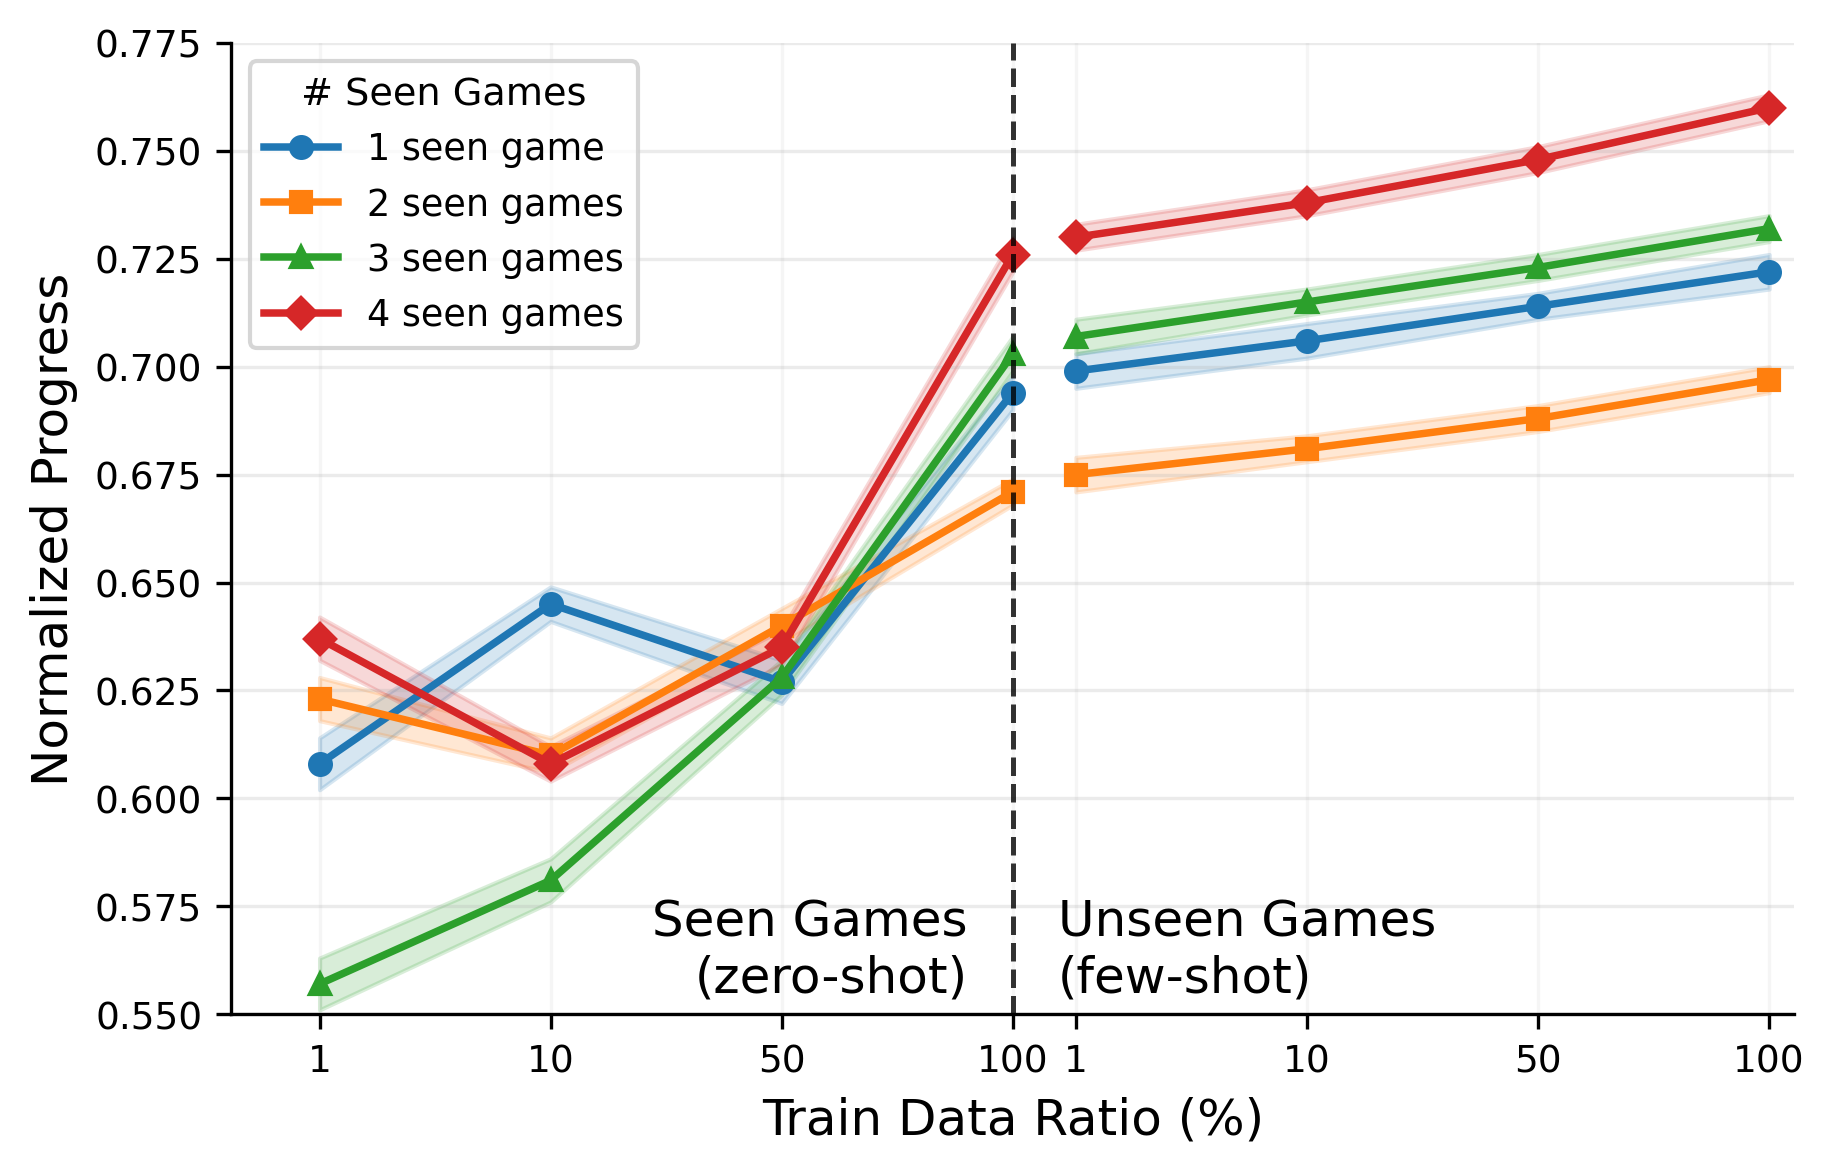

Recreate this plot in Python.
import matplotlib.pyplot as plt
import numpy as np

# Equal-width left/right layout
# Left: Seen Games (zero-shot)
# Right: Unseen Games (few-shot)
x_seen = np.array([-2.75, -1.8333333333, -0.9166666667, 0.0])
x_unseen = np.array([0.25, 1.1666666667, 2.0833333333, 3.0])
x_all = np.concatenate([x_seen, x_unseen])

tick_labels = ["1", "10", "50", "100", "1", "10", "50", "100"]

# Dummy mean/std values over 5 seeds
data = {
    "1 seen game": {
        "seen_mean":   np.array([0.608, 0.645, 0.627, 0.694]),
        "unseen_mean": np.array([0.699, 0.706, 0.714, 0.722]),
        "seen_std":    np.array([0.006, 0.004, 0.005, 0.004]),
        "unseen_std":  np.array([0.004, 0.004, 0.003, 0.004]),
        "marker": "o",
    },
    "2 seen games": {
        "seen_mean":   np.array([0.623, 0.610, 0.640, 0.671]),
        "unseen_mean": np.array([0.675, 0.681, 0.688, 0.697]),
        "seen_std":    np.array([0.005, 0.004, 0.004, 0.003]),
        "unseen_std":  np.array([0.004, 0.003, 0.003, 0.003]),
        "marker": "s",
    },
    "3 seen games": {
        "seen_mean":   np.array([0.557, 0.581, 0.628, 0.703]),
        "unseen_mean": np.array([0.707, 0.715, 0.723, 0.732]),
        "seen_std":    np.array([0.006, 0.005, 0.004, 0.004]),
        "unseen_std":  np.array([0.004, 0.003, 0.003, 0.003]),
        "marker": "^",
    },
    "4 seen games": {
        "seen_mean":   np.array([0.637, 0.608, 0.635, 0.726]),
        "unseen_mean": np.array([0.730, 0.738, 0.748, 0.760]),
        "seen_std":    np.array([0.005, 0.004, 0.004, 0.004]),
        "unseen_std":  np.array([0.003, 0.003, 0.003, 0.003]),
        "marker": "D",
    },
}

fig, ax = plt.subplots(figsize=(6.0, 3.8), constrained_layout=True)

for label, cfg in data.items():
    # Left: seen games
    line, = ax.plot(
        x_seen,
        cfg["seen_mean"],
        marker=cfg["marker"],
        linewidth=1.8,
        markersize=5.0,
        label=label,
    )
    color = line.get_color()

    ax.fill_between(
        x_seen,
        cfg["seen_mean"] - cfg["seen_std"],
        cfg["seen_mean"] + cfg["seen_std"],
        color=color,
        alpha=0.18,
    )

    # Right: unseen games, same color
    ax.plot(
        x_unseen,
        cfg["unseen_mean"],
        marker=cfg["marker"],
        linewidth=1.8,
        markersize=5.0,
        color=color,
    )

    ax.fill_between(
        x_unseen,
        cfg["unseen_mean"] - cfg["unseen_std"],
        cfg["unseen_mean"] + cfg["unseen_std"],
        color=color,
        alpha=0.18,
    )

# Center dashed line
ax.axvline(
    0,
    linestyle="--",
    linewidth=1.2,
    color="black",
    alpha=0.8,
)

# Text near center divider
ax.text(
    -0.18,
    0.565,
    "Seen Games\n(zero-shot)",
    ha="right",
    va="center",
    fontsize=12,
)

ax.text(
    0.18,
    0.565,
    "Unseen Games\n(few-shot)",
    ha="left",
    va="center",
    fontsize=12,
)

# Axis labels
ax.set_xlabel("Train Data Ratio (%)", fontsize=12)
ax.set_ylabel("Normalized Progress", fontsize=12)

# Ticks
ax.set_xticks(x_all)
ax.set_xticklabels(tick_labels, fontsize=9)
ax.tick_params(axis="y", labelsize=9)

# Limits
ax.set_xlim(-3.1, 3.1)
ax.set_ylim(0.55, 0.775)

# Style
ax.grid(True, axis="y", alpha=0.25)
ax.grid(True, axis="x", alpha=0.12)

ax.spines["top"].set_visible(False)
ax.spines["right"].set_visible(False)

ax.legend(
    title="# Seen Games",
    fontsize=8.8,
    title_fontsize=9.2,
    loc="upper left",
    frameon=True,
)

plt.savefig(
    "seen_unseen_progress_errorband.png",
    dpi=300,
    bbox_inches="tight",
)
plt.savefig(
    "seen_unseen_progress_errorband.pdf",
    bbox_inches="tight",
)
plt.show()
